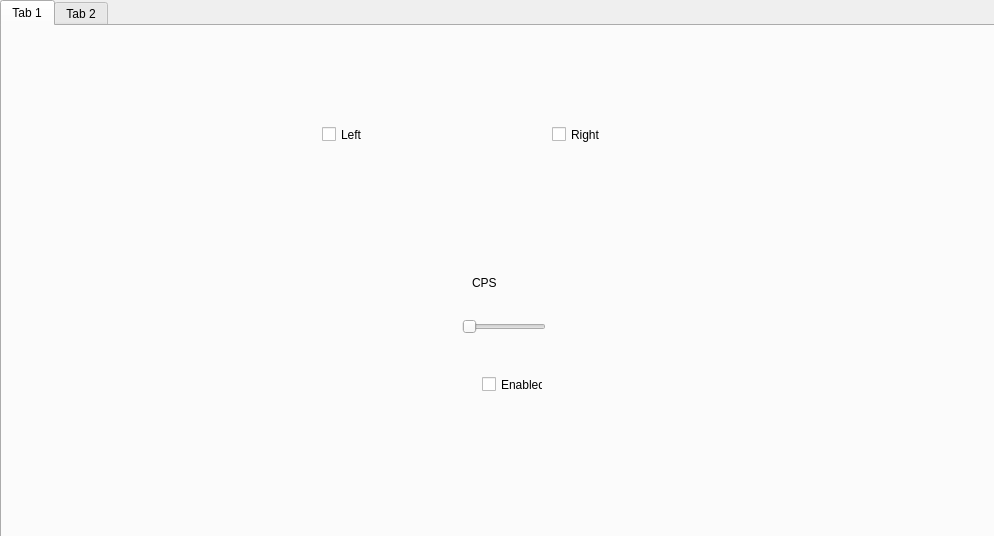
<?xml version="1.0" encoding="UTF-8"?>
<ui version="4.0">
 <class>Form</class>
 <widget class="QWidget" name="Form">
  <property name="geometry">
   <rect>
    <x>0</x>
    <y>0</y>
    <width>994</width>
    <height>536</height>
   </rect>
  </property>
  <property name="windowTitle">
   <string>Form</string>
  </property>
  <widget class="QTabWidget" name="tabWidget">
   <property name="geometry">
    <rect>
     <x>0</x>
     <y>0</y>
     <width>1001</width>
     <height>541</height>
    </rect>
   </property>
   <property name="currentIndex">
    <number>0</number>
   </property>
   <widget class="QWidget" name="tab">
    <attribute name="title">
     <string>Tab 1</string>
    </attribute>
    <widget class="QCheckBox" name="checkBox">
     <property name="geometry">
      <rect>
       <x>480</x>
       <y>350</y>
       <width>61</width>
       <height>17</height>
      </rect>
     </property>
     <property name="text">
      <string>Enabled</string>
     </property>
    </widget>
    <widget class="QCheckBox" name="checkBox_2">
     <property name="geometry">
      <rect>
       <x>320</x>
       <y>100</y>
       <width>42</width>
       <height>17</height>
      </rect>
     </property>
     <property name="text">
      <string>Left</string>
     </property>
    </widget>
    <widget class="QCheckBox" name="checkBox_3">
     <property name="geometry">
      <rect>
       <x>550</x>
       <y>100</y>
       <width>48</width>
       <height>17</height>
      </rect>
     </property>
     <property name="text">
      <string>Right</string>
     </property>
    </widget>
    <widget class="QSlider" name="horizontalSlider">
     <property name="geometry">
      <rect>
       <x>460</x>
       <y>290</y>
       <width>84</width>
       <height>22</height>
      </rect>
     </property>
     <property name="minimum">
      <number>6</number>
     </property>
     <property name="maximum">
      <number>60</number>
     </property>
     <property name="orientation">
      <enum>Qt::Horizontal</enum>
     </property>
    </widget>
    <widget class="QLabel" name="label_2">
     <property name="geometry">
      <rect>
       <x>470</x>
       <y>250</y>
       <width>47</width>
       <height>13</height>
      </rect>
     </property>
     <property name="text">
      <string>CPS</string>
     </property>
    </widget>
   </widget>
   <widget class="QWidget" name="tab_2">
    <attribute name="title">
     <string>Tab 2</string>
    </attribute>
   </widget>
  </widget>
 </widget>
 <resources/>
 <connections/>
</ui>
